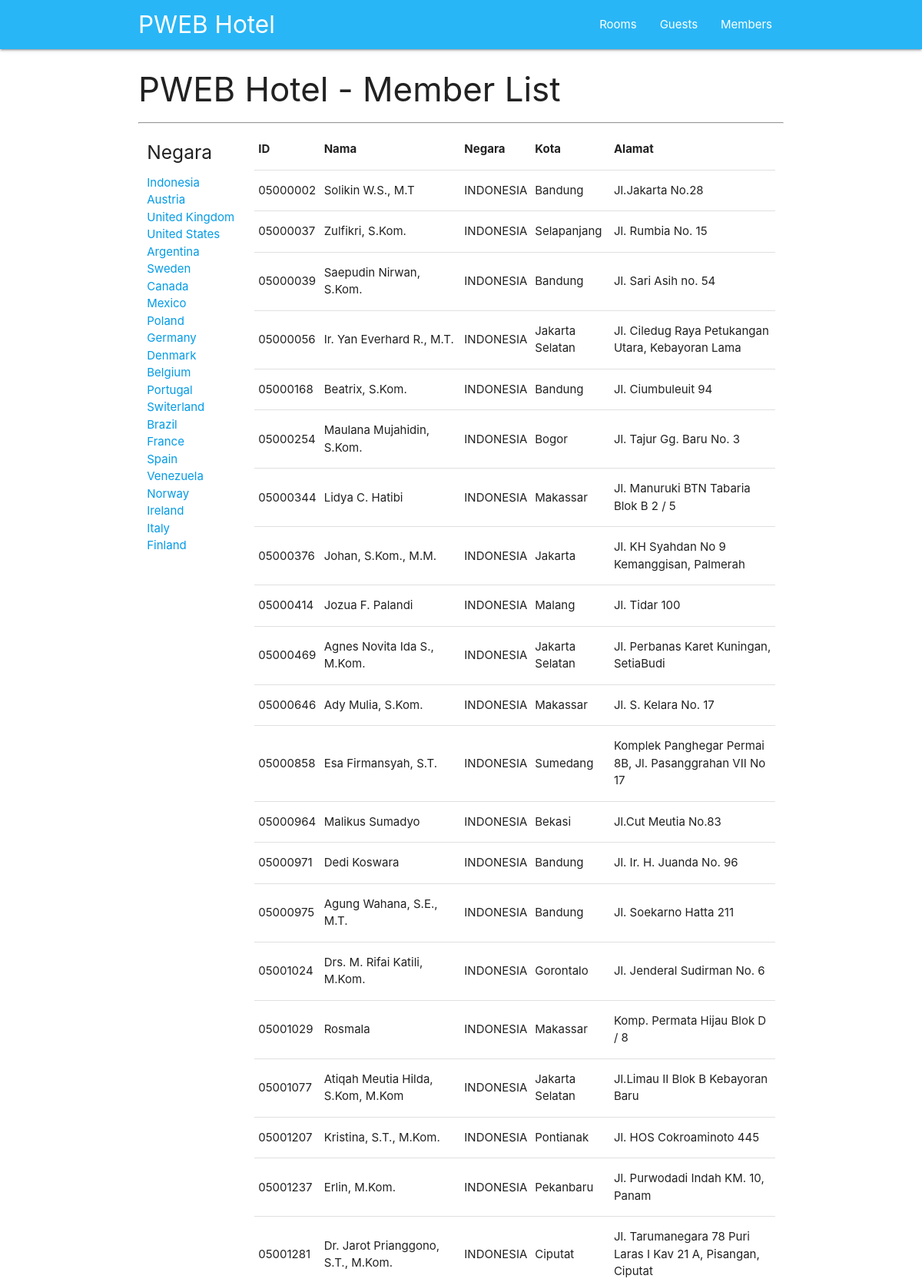
Screenshot of /members/ID (upper part) with the database file from the repository.
### tables this page shows
CREATE TABLE `members` (
  `member_ID` char(8) NOT NULL DEFAULT '',
  `nama` varchar(50) DEFAULT NULL,
  `alamat` varchar(100) DEFAULT NULL,
  `kota` varchar(30) DEFAULT NULL,
  `kodepos` varchar(15) DEFAULT NULL,
  `negara` char(2) DEFAULT NULL,
  `telepon` varchar(25) DEFAULT NULL,
  `hp` varchar(20) DEFAULT NULL,
  PRIMARY KEY (`member_ID`)
);

CREATE TABLE `country` (
  `CC` char(2) NOT NULL DEFAULT '',
  `Country` varchar(80) DEFAULT NULL,
  `ccode` varchar(5) DEFAULT NULL,
  PRIMARY KEY (`CC`)
);

### html/application/controllers/Member.php (called while the page is built, shortened)
<?php
class Member extends CI_Controller
{
  function __construct()
  {
    $this->load->model('member_model');
  }
  public function memberlist( $negara = '' )
  {
    if ($negara == '') {
      $where = '';
    }
    else {
      $where = "CC LIKE '".$negara."' " ;
    }
    $viewdata['judul'] = "PWEB Hotel - Member List";
    $viewdata['members'] = $this->member_model->memberList( $where );
    $this->load->view('layout/header');
    $this->load->view('memberlist', $viewdata);
    $this->load->view('layout/footer');
  }
}

### html/index.php (called while the page is built, shortened)
<?php
require_once BASEPATH.'core/CodeIgniter.php';

### html/application/models/Member_model.php (called while the page is built, shortened)
<?php
class Member_model extends CI_Model {
  public function memberList( $where = '' )
  {
    $this->db->select('mm.member_ID, mm.nama , cc.Country, mm.kota, mm.alamat');
    $this->db->join('country cc' , 'mm.negara = cc.CC');
    if ( $where != '' ) $this->db->where( $where );
    $query = $this->db->get( 'members mm' );
    return $query->result_array();
  }
}

### html/application/views/memberlist.php (the view)
<div class="container">
<h3> <?= $judul ?> </h3>
<hr>
<div class="row">
  <div class="col s2">
    <h5>Negara</h5>
    <ul>
      <li><a href="/members/ID">Indonesia</a></li>
      <li><a href="/members/AT">Austria</a></li>
      <li><a href="/members/GB">United Kingdom</a></li>
      <li><a href="/members/US">United States</a></li>
      <li><a href="/members/AR">Argentina</a></li>
      <li><a href="/members/SE">Sweden</a></li>
      <li><a href="/members/CA">Canada</a></li>
      <li><a href="/members/MX">Mexico</a></li>
      <li><a href="/members/PL">Poland</a></li>
      <li><a href="/members/DE">Germany</a></li>
      <li><a href="/members/DK">Denmark</a></li>
      <li><a href="/members/BE">Belgium</a></li>
      <li><a href="/members/PT">Portugal</a></li>
      <li><a href="/members/CH">Switerland</a></li>
      <li><a href="/members/BR">Brazil</a></li>
      <li><a href="/members/FR">France</a></li>
      <li><a href="/members/ES">Spain</a></li>
      <li><a href="/members/VE">Venezuela</a></li>
      <li><a href="/members/NO">Norway</a></li>
      <li><a href="/members/IE">Ireland</a></li>
      <li><a href="/members/IT">Italy</a></li>
      <li><a href="/members/FI">Finland</a></li>
    </ul>
  </div>
  <div class="col s10">
    <table>
      <thead>
        <tr>
          <th>ID</th>
          <th>Nama</th>
          <th>Negara</th>
          <th>Kota</th>
          <th>Alamat</th>
        </tr>
      </thead>
      <tbody>
      <?php foreach ($members as $member): ?>
        <tr>
          <td> <?= $member['member_ID'] ?></td>
          <td> <?= $member['nama'] ?></td>
          <td> <?= $member['Country'] ?></td>
          <td> <?= $member['kota'] ?></td>
          <td> <?= $member['alamat'] ?></td>
        </tr>
      <?php endforeach; ?>
      </tbody>
    </table>
  </div>
</div>
</div>

### rows the page displays
members: member_ID "05000002", nama "Solikin W.S., M.T", country.Country "INDONESIA", kota "Bandung", alamat "Jl.Jakarta No.28"
members: member_ID "05000037", nama "Zulfikri, S.Kom.", country.Country "INDONESIA", kota "Selapanjang", alamat "Jl. Rumbia No. 15"
members: member_ID "05000039", nama "Saepudin Nirwan, S.Kom.", country.Country "INDONESIA", kota "Bandung", alamat "Jl. Sari Asih no. 54"
members: member_ID "05000056", nama "Ir. Yan Everhard R., M.T.", country.Country "INDONESIA", kota "Jakarta Selatan", alamat "Jl. Ciledug Raya Petukangan Utara, Kebayoran Lama"
members: member_ID "05000168", nama "Beatrix, S.Kom.", country.Country "INDONESIA", kota "Bandung", alamat "Jl. Ciumbuleuit 94"
members: member_ID "05000254", nama "Maulana Mujahidin, S.Kom.", country.Country "INDONESIA", kota "Bogor", alamat "Jl. Tajur Gg. Baru No. 3"
members: member_ID "05000344", nama "Lidya C. Hatibi", country.Country "INDONESIA", kota "Makassar", alamat "Jl. Manuruki BTN Tabaria Blok B 2 / 5"
members: member_ID "05000376", nama "Johan, S.Kom., M.M.", country.Country "INDONESIA", kota "Jakarta", alamat "Jl. KH Syahdan No 9 Kemanggisan, Palmerah"
members: member_ID "05000414", nama "Jozua F. Palandi", country.Country "INDONESIA", kota "Malang", alamat "Jl. Tidar 100"
members: member_ID "05000469", nama "Agnes Novita Ida S., M.Kom.", country.Country "INDONESIA", kota "Jakarta Selatan", alamat "Jl. Perbanas Karet Kuningan, SetiaBudi"
members: member_ID "05000646", nama "Ady Mulia, S.Kom.", country.Country "INDONESIA", kota "Makassar", alamat "Jl. S. Kelara No. 17"
members: member_ID "05000858", nama "Esa Firmansyah, S.T.", country.Country "INDONESIA", kota "Sumedang", alamat "Komplek Panghegar Permai 8B, Jl. Pasanggrahan VII No 17"
members: member_ID "05000964", nama "Malikus Sumadyo", country.Country "INDONESIA", kota "Bekasi", alamat "Jl.Cut Meutia No.83"
members: member_ID "05000971", nama "Dedi Koswara", country.Country "INDONESIA", kota "Bandung", alamat "Jl. Ir. H. Juanda No. 96"
members: member_ID "05000975", nama "Agung Wahana, S.E., M.T.", country.Country "INDONESIA", kota "Bandung", alamat "Jl. Soekarno Hatta 211"
members: member_ID "05001024", nama "Drs. M. Rifai Katili, M.Kom.", country.Country "INDONESIA", kota "Gorontalo", alamat "Jl. Jenderal Sudirman No. 6"
members: member_ID "05001029", nama "Rosmala", country.Country "INDONESIA", kota "Makassar", alamat "Komp. Permata Hijau Blok D / 8"
members: member_ID "05001077", nama "Atiqah Meutia Hilda, S.Kom, M.Kom", country.Country "INDONESIA", kota "Jakarta Selatan", alamat "Jl.Limau II Blok B Kebayoran Baru"
members: member_ID "05001207", nama "Kristina, S.T., M.Kom.", country.Country "INDONESIA", kota "Pontianak", alamat "Jl. HOS Cokroaminoto 445"
members: member_ID "05001237", nama "Erlin, M.Kom.", country.Country "INDONESIA", kota "Pekanbaru", alamat "Jl. Purwodadi Indah KM. 10, Panam"
members: member_ID "05001281", nama "Dr. Jarot Prianggono, S.T., M.Kom.", country.Country "INDONESIA", kota "Ciputat", alamat "Jl. Tarumanegara 78 Puri Laras I Kav 21 A, Pisangan, Ciputat"

### other values shown
$judul "PWEB Hotel - Member List"
